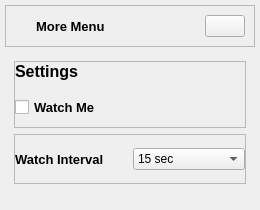
     <widget class="QCustomSlideMenu" name="centerMenuContainer" native="true">
      <layout class="QVBoxLayout" name="verticalLayout_6">
       <property name="spacing">
        <number>0</number>
       </property>
       <property name="leftMargin">
        <number>0</number>
       </property>
       <property name="topMargin">
        <number>0</number>
       </property>
       <property name="rightMargin">
        <number>0</number>
       </property>
       <property name="bottomMargin">
        <number>0</number>
       </property>
       <item alignment="Qt::AlignLeft">
        <widget class="QWidget" name="centetSubMenuContainer" native="true">
         <layout class="QVBoxLayout" name="verticalLayout_7">
          <property name="spacing">
           <number>5</number>
          </property>
          <property name="leftMargin">
           <number>5</number>
          </property>
          <property name="topMargin">
           <number>5</number>
          </property>
          <property name="rightMargin">
           <number>5</number>
          </property>
          <property name="bottomMargin">
           <number>5</number>
          </property>
          <item alignment="Qt::AlignTop">
           <widget class="QFrame" name="frame_4">
            <property name="frameShape">
             <enum>QFrame::StyledPanel</enum>
            </property>
            <property name="frameShadow">
             <enum>QFrame::Raised</enum>
            </property>
            <layout class="QHBoxLayout" name="horizontalLayout_3">
             <item alignment="Qt::AlignHCenter">
              <widget class="QLabel" name="label">
               <property name="font">
                <font>
                 <pointsize>10</pointsize>
                 <weight>75</weight>
                 <bold>true</bold>
                </font>
               </property>
               <property name="text">
                <string>More Menu</string>
               </property>
              </widget>
             </item>
             <item alignment="Qt::AlignRight">
              <widget class="QPushButton" name="closeCenterMenuBtn">
               <property name="text">
                <string/>
               </property>
               <property name="icon">
                <iconset resource="resources.qrc">
                 <normaloff>:/icons/public/icons/x-circle.svg</normaloff>:/icons/public/icons/x-circle.svg</iconset>
               </property>
               <property name="iconSize">
                <size>
                 <width>24</width>
                 <height>24</height>
                </size>
               </property>
              </widget>
             </item>
            </layout>
           </widget>
          </item>
          <item>
           <widget class="QCustomStackedWidget" name="leftStackWidget">
            <property name="minimumSize">
             <size>
              <width>250</width>
              <height>0</height>
             </size>
            </property>
            <property name="currentIndex">
             <number>0</number>
            </property>
            <widget class="QWidget" name="page">
             <layout class="QVBoxLayout" name="verticalLayout_11">
              <item>
               <widget class="QWidget" name="widget_3" native="true">
                <layout class="QVBoxLayout" name="verticalLayout_13">
                 <property name="leftMargin">
                  <number>0</number>
                 </property>
                 <property name="topMargin">
                  <number>0</number>
                 </property>
                 <property name="rightMargin">
                  <number>0</number>
                 </property>
                 <property name="bottomMargin">
                  <number>0</number>
                 </property>
                 <item>
                  <widget class="QFrame" name="frame_9">
                   <property name="frameShape">
                    <enum>QFrame::StyledPanel</enum>
                   </property>
                   <property name="frameShadow">
                    <enum>QFrame::Raised</enum>
                   </property>
                   <layout class="QVBoxLayout" name="verticalLayout_14">
                    <property name="leftMargin">
                     <number>0</number>
                    </property>
                    <property name="topMargin">
                     <number>0</number>
                    </property>
                    <property name="rightMargin">
                     <number>0</number>
                    </property>
                    <property name="bottomMargin">
                     <number>0</number>
                    </property>
                    <item alignment="Qt::AlignTop">
                     <widget class="QLabel" name="label_2">
                      <property name="font">
                       <font>
                        <pointsize>12</pointsize>
                        <weight>75</weight>
                        <bold>true</bold>
                       </font>
                      </property>
                      <property name="text">
                       <string>Settings</string>
                      </property>
                     </widget>
                    </item>
                    <item alignment="Qt::AlignTop">
                     <widget class="QCheckBox" name="watchMe">
                      <property name="minimumSize">
                       <size>
                        <width>150</width>
                        <height>40</height>
                       </size>
                      </property>
                      <property name="maximumSize">
                       <size>
                        <width>200</width>
                        <height>40</height>
                       </size>
                      </property>
                      <property name="font">
                       <font>
                        <pointsize>10</pointsize>
                        <weight>75</weight>
                        <bold>true</bold>
                       </font>
                      </property>
                      <property name="text">
                       <string>Watch Me</string>
                      </property>
                      <property name="checked">
                       <bool>false</bool>
                      </property>
                     </widget>
                    </item>
                   </layout>
                  </widget>
                 </item>
                 <item alignment="Qt::AlignTop">
                  <widget class="QFrame" name="watchInterval">
                   <property name="sizePolicy">
                    <sizepolicy hsizetype="Preferred" vsizetype="Minimum">
                     <horstretch>0</horstretch>
                     <verstretch>0</verstretch>
                    </sizepolicy>
                   </property>
                   <property name="minimumSize">
                    <size>
                     <width>0</width>
                     <height>50</height>
                    </size>
                   </property>
                   <property name="maximumSize">
                    <size>
                     <width>16777215</width>
                     <height>50</height>
                    </size>
                   </property>
                   <property name="frameShape">
                    <enum>QFrame::StyledPanel</enum>
                   </property>
                   <property name="frameShadow">
                    <enum>QFrame::Raised</enum>
                   </property>
                   <layout class="QHBoxLayout" name="horizontalLayout_2">
                    <property name="spacing">
                     <number>6</number>
                    </property>
                    <property name="leftMargin">
                     <number>0</number>
                    </property>
                    <property name="topMargin">
                     <number>0</number>
                    </property>
                    <property name="rightMargin">
                     <number>0</number>
                    </property>
                    <property name="bottomMargin">
                     <number>0</number>
                    </property>
                    <item>
                     <widget class="QLabel" name="label_12">
                      <property name="font">
                       <font>
                        <pointsize>10</pointsize>
                        <weight>75</weight>
                        <bold>true</bold>
                       </font>
                      </property>
                      <property name="text">
                       <string>Watch Interval</string>
                      </property>
                     </widget>
                    </item>
                    <item>
                     <widget class="QComboBox" name="watchInt">
                      <property name="font">
                       <font>
                        <pointsize>9</pointsize>
                        <weight>50</weight>
                        <bold>false</bold>
                       </font>
                      </property>
                      <item>
                       <property name="text">
                        <string>15 sec</string>
                       </property>
                      </item>
                      <item>
                       <property name="text">
                        <string>1 min</string>
                       </property>
                      </item>
                      <item>
                       <property name="text">
                        <string>2 min</string>
                       </property>
                      </item>
                      <item>
                       <property name="text">
                        <string>3 min</string>
                       </property>
                      </item>
                      <item>
                       <property name="text">
                        <string>5 min</string>
                       </property>
                      </item>
                      <item>
                       <property name="text">
                        <string>10 min</string>
                       </property>
                      </item>
                      <item>
                       <property name="text">
                        <string>15 min</string>
                       </property>
                      </item>
                      <item>
                       <property name="text">
                        <string>30 min</string>
                       </property>
                      </item>
                      <item>
                       <property name="text">
                        <string>1 h</string>
                       </property>
                      </item>
                     </widget>
                    </item>
                   </layout>
                  </widget>
                 </item>
                 <item>
                  <widget class="QFrame" name="frame_11">
                   <property name="frameShape">
                    <enum>QFrame::StyledPanel</enum>
                   </property>
                   <property name="frameShadow">
                    <enum>QFrame::Raised</enum>
                   </property>
                  </widget>
                 </item>
                 <item>
                  <widget class="QFrame" name="frame_12">
                   <property name="frameShape">
                    <enum>QFrame::StyledPanel</enum>
                   </property>
                   <property name="frameShadow">
                    <enum>QFrame::Raised</enum>
                   </property>
                  </widget>
                 </item>
                </layout>
               </widget>
              </item>
             </layout>
            </widget>
            <widget class="QWidget" name="page_2">
             <layout class="QHBoxLayout" name="horizontalLayout_4">
              <item alignment="Qt::AlignHCenter">
               <widget class="QLabel" name="label_3">
                <property name="font">
                 <font>
                  <pointsize>12</pointsize>
                  <weight>75</weight>
                  <bold>true</bold>
                 </font>
                </property>
                <property name="text">
                 <string>Information</string>
                </property>
               </widget>
              </item>
             </layout>
            </widget>
            <widget class="QWidget" name="page_3">
             <layout class="QHBoxLayout" name="horizontalLayout_5">
              <item alignment="Qt::AlignHCenter">
               <widget class="QLabel" name="label_4">
                <property name="font">
                 <font>
                  <pointsize>12</pointsize>
                  <weight>75</weight>
                  <bold>true</bold>
                 </font>
                </property>
                <property name="text">
                 <string>Help</string>
                </property>
               </widget>
              </item>
             </layout>
            </widget>
           </widget>
          </item>
         </layout>
        </widget>
       </item>
      </layout>
     </widget>
